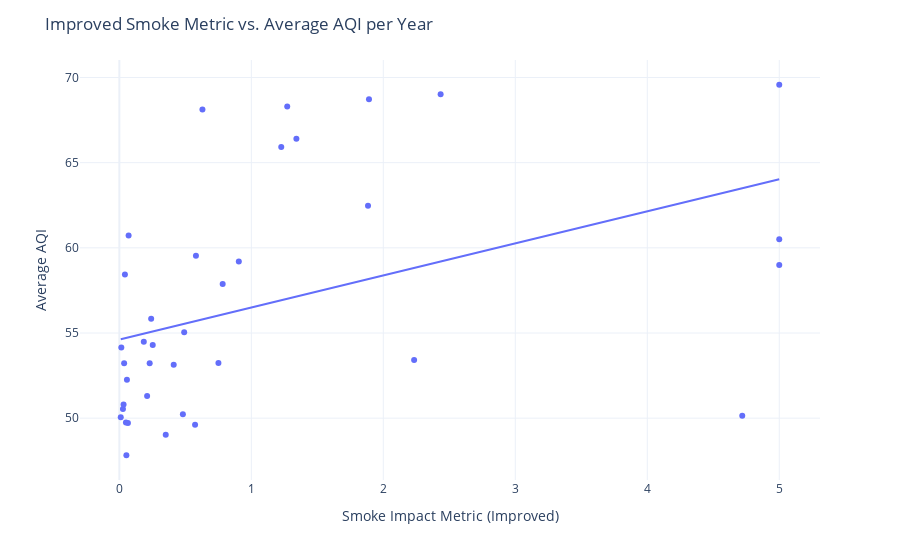
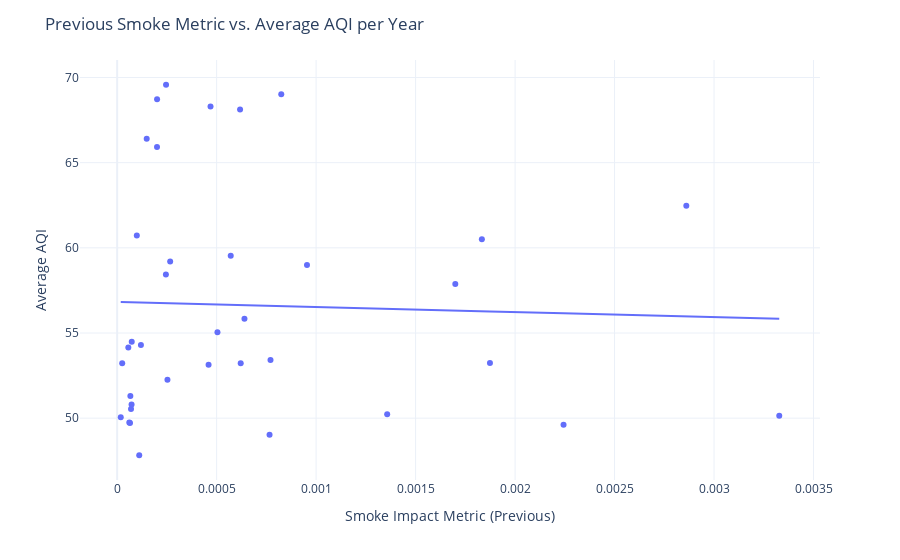

Notebook code for these charts, in order:
### Markdown cell above
We created scatter plots to visualize the relationship between AQI and both the old and improved smoke metrics, including linear trendlines. These plots help assess how well each metric correlates with AQI over the years.

### Code cell
fig = px.scatter(
    x=df["Smoke_Impact_Metric"],
    y=df["avg_AQI"],
    trendline = 'ols'
)
fig.update_layout(
    title_text="Improved Smoke Metric vs. Average AQI per Year",
    xaxis_title="Smoke Impact Metric (Improved)",
    yaxis_title="Average AQI",
    template='plotly_white'
)

fig1 = px.scatter(
    x=df["Smoke_Impact_Metric_Old"],
    y=df["avg_AQI"],
    trendline="ols"
)
fig1.update_layout(
    title_text="Previous Smoke Metric vs. Average AQI per Year",
    xaxis_title="Smoke Impact Metric (Previous)",
    yaxis_title="Average AQI",
    template='plotly_white'
)

fig.show()
fig1.show()

### Figure 1 — Plotly figure (JSON) as saved in the notebook; plotly's stock layout.template omitted (floating-point values rounded to 4 significant figures)
{"data": [{"hovertemplate": "x=%{x}<br>y=%{y}<extra></extra>", "legendgroup": "", "marker": {"color": "#636efa", "symbol": "circle"}, "mode": "markers", "name": "", "orientation": "v", "showlegend": false, "type": "scatter", "x": [0.2529, 0.01061, 0.4814, 0.241, 1.891, 0.5803, 0.05747, 5, 0.05325, 0.04982, 0.1852, 0.2104, 0.03622, 0.02719, 0.9052, 5, 1.884, 0.6297, 2.434, 1.341, 0.07007, 1.227, 0.7829, 1.272, 0.4913, 0.3515, 2.234, 0.0422, 5, 0.2298, 0.01501, 0.4119, 4.72, 0.06501, 0.7507, 0.5737, 0.03182], "xaxis": "x", "y": [54.29, 50.05, 50.23, 55.83, 68.72, 59.53, 52.26, 60.5, 47.82, 49.75, 54.49, 51.3, 53.22, 50.53, 59.19, 69.57, 62.48, 68.12, 69.01, 66.4, 60.72, 65.92, 57.87, 68.3, 55.04, 49.02, 53.42, 58.44, 58.99, 53.23, 54.14, 53.14, 50.15, 49.72, 53.24, 49.62, 50.8], "yaxis": "y"}, {"hovertemplate": "<b>OLS trendline</b><br>y = 1.88332 * x + 54.6103<br>R<sup>2</sup>=0.180902<br><br>x=%{x}<br>y=%{y} <b>(trend)</b><extra></extra>", "legendgroup": "", "marker": {"color": "#636efa", "symbol": "circle"}, "mode": "lines", "name": "", "showlegend": false, "type": "scatter", "x": [0.01061, 0.01501, 0.02719, 0.03182, 0.03622, 0.0422, 0.04982, 0.05325, 0.05747, 0.06501, 0.07007, 0.1852, 0.2104, 0.2298, 0.241, 0.2529, 0.3515, 0.4119, 0.4814, 0.4913, 0.5737, 0.5803, 0.6297, 0.7507, 0.7829, 0.9052, 1.227, 1.272, 1.341, 1.884, 1.891, 2.234, 2.434, 4.72, 5, 5, 5], "xaxis": "x", "y": [54.63, 54.64, 54.66, 54.67, 54.68, 54.69, 54.7, 54.71, 54.72, 54.73, 54.74, 54.96, 55.01, 55.04, 55.06, 55.09, 55.27, 55.39, 55.52, 55.54, 55.69, 55.7, 55.8, 56.02, 56.08, 56.32, 56.92, 57.01, 57.14, 58.16, 58.17, 58.82, 59.19, 63.5, 64.03, 64.03, 64.03], "yaxis": "y"}], "layout": {"legend": {"tracegroupgap": 0}, "margin": {"t": 60}, "title": {"text": "Improved Smoke Metric vs. Average AQI per Year"}, "xaxis": {"anchor": "y", "domain": [0, 1], "title": {"text": "Smoke Impact Metric (Improved)"}}, "yaxis": {"anchor": "x", "domain": [0, 1], "title": {"text": "Average AQI"}}}}

### Figure 2 — Plotly figure (JSON) as saved in the notebook; plotly's stock layout.template omitted (floating-point values rounded to 4 significant figures)
{"data": [{"hovertemplate": "x=%{x}<br>y=%{y}<extra></extra>", "legendgroup": "", "marker": {"color": "#636efa", "symbol": "circle"}, "mode": "markers", "name": "", "orientation": "v", "showlegend": false, "type": "scatter", "x": [0.0001194, 1.802e-05, 0.001357, 0.0006398, 0.0002007, 0.0005708, 0.0002528, 0.001833, 0.0001109, 6.106e-05, 7.326e-05, 6.636e-05, 2.532e-05, 6.971e-05, 0.0002664, 0.0002457, 0.002861, 0.0006178, 0.0008248, 0.0001484, 9.878e-05, 0.0002003, 0.001699, 0.0004693, 0.0005041, 0.0007659, 0.0007707, 0.0002449, 0.0009541, 0.000621, 5.612e-05, 0.0004595, 0.003328, 6.458e-05, 0.001874, 0.002244, 7.247e-05], "xaxis": "x", "y": [54.29, 50.05, 50.23, 55.83, 68.72, 59.53, 52.26, 60.5, 47.82, 49.75, 54.49, 51.3, 53.22, 50.53, 59.19, 69.57, 62.48, 68.12, 69.01, 66.4, 60.72, 65.92, 57.87, 68.3, 55.04, 49.02, 53.42, 58.44, 58.99, 53.23, 54.14, 53.14, 50.15, 49.72, 53.24, 49.62, 50.8], "yaxis": "y"}, {"hovertemplate": "<b>OLS trendline</b><br>y = -298.504 * x + 56.8229<br>R<sup>2</sup>=0.001366<br><br>x=%{x}<br>y=%{y} <b>(trend)</b><extra></extra>", "legendgroup": "", "marker": {"color": "#636efa", "symbol": "circle"}, "mode": "lines", "name": "", "showlegend": false, "type": "scatter", "x": [1.802e-05, 2.532e-05, 5.612e-05, 6.106e-05, 6.458e-05, 6.636e-05, 6.971e-05, 7.247e-05, 7.326e-05, 9.878e-05, 0.0001109, 0.0001194, 0.0001484, 0.0002003, 0.0002007, 0.0002449, 0.0002457, 0.0002528, 0.0002664, 0.0004595, 0.0004693, 0.0005041, 0.0005708, 0.0006178, 0.000621, 0.0006398, 0.0007659, 0.0007707, 0.0008248, 0.0009541, 0.001357, 0.001699, 0.001833, 0.001874, 0.002244, 0.002861, 0.003328], "xaxis": "x", "y": [56.82, 56.82, 56.81, 56.8, 56.8, 56.8, 56.8, 56.8, 56.8, 56.79, 56.79, 56.79, 56.78, 56.76, 56.76, 56.75, 56.75, 56.75, 56.74, 56.69, 56.68, 56.67, 56.65, 56.64, 56.64, 56.63, 56.59, 56.59, 56.58, 56.54, 56.42, 56.32, 56.28, 56.26, 56.15, 55.97, 55.83], "yaxis": "y"}], "layout": {"legend": {"tracegroupgap": 0}, "margin": {"t": 60}, "title": {"text": "Previous Smoke Metric vs. Average AQI per Year"}, "xaxis": {"anchor": "y", "domain": [0, 1], "title": {"text": "Smoke Impact Metric (Previous)"}}, "yaxis": {"anchor": "x", "domain": [0, 1], "title": {"text": "Average AQI"}}}}
